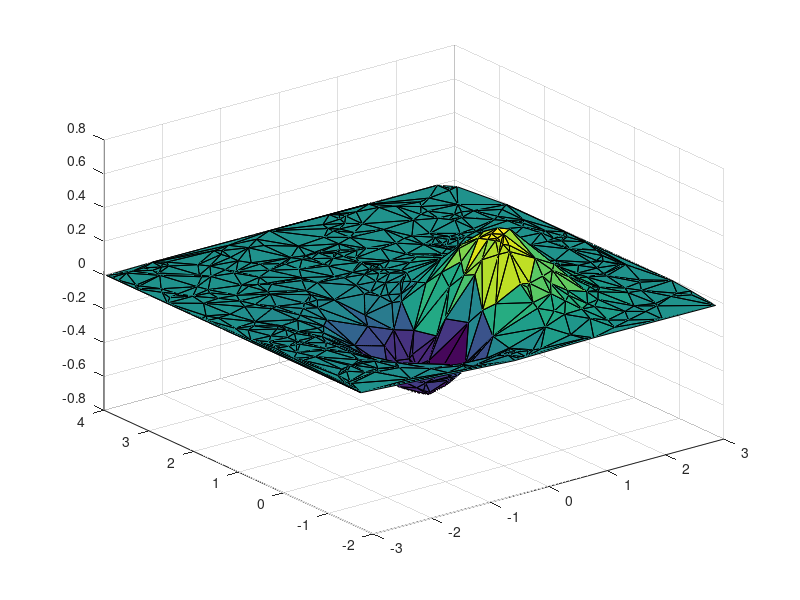

This chart was generated by the following MATLAB code:
clear all
clc
x = 6*rand(1,500)-3;
y = 6*rand(1,500)-2;
z = x .* exp(-x.^2 - y.^2);
tri = delaunay(x,y);
trisurf(tri,x,y,z);
grid on;